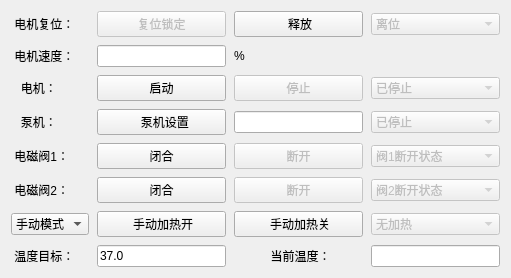
     <widget class="QWidget" name="gridLayoutWidget_2">
      <property name="geometry">
       <rect>
        <x>0</x>
        <y>140</y>
        <width>511</width>
        <height>271</height>
       </rect>
      </property>
      <layout class="QGridLayout" name="gridLayout_2">
       <property name="spacing">
        <number>8</number>
       </property>
       <item row="4" column="2">
        <widget class="QLineEdit" name="Edit_BengSpeed"/>
       </item>
       <item row="0" column="2">
        <widget class="QPushButton" name="setMotorRelease">
         <property name="text">
          <string> 释放</string>
         </property>
        </widget>
       </item>
       <item row="2" column="3">
        <widget class="QComboBox" name="Box_MotorSta">
         <property name="enabled">
          <bool>false</bool>
         </property>
         <property name="currentIndex">
          <number>0</number>
         </property>
         <item>
          <property name="text">
           <string>已停止</string>
          </property>
         </item>
         <item>
          <property name="text">
           <string>正在转</string>
          </property>
         </item>
        </widget>
       </item>
       <item row="5" column="3">
        <widget class="QComboBox" name="Fa1Sta">
         <property name="enabled">
          <bool>false</bool>
         </property>
         <property name="currentIndex">
          <number>0</number>
         </property>
         <item>
          <property name="text">
           <string>阀1断开状态</string>
          </property>
         </item>
         <item>
          <property name="text">
           <string>阀1闭合状态</string>
          </property>
         </item>
        </widget>
       </item>
       <item row="8" column="2">
        <widget class="QLabel" name="label_27">
         <property name="text">
          <string>           当前温度：</string>
         </property>
        </widget>
       </item>
       <item row="8" column="3">
        <widget class="QLineEdit" name="currentTemp"/>
       </item>
       <item row="0" column="3">
        <widget class="QComboBox" name="Box_MotorDianSta">
         <property name="enabled">
          <bool>false</bool>
         </property>
         <property name="currentIndex">
          <number>0</number>
         </property>
         <item>
          <property name="text">
           <string>离位</string>
          </property>
         </item>
         <item>
          <property name="text">
           <string>到位</string>
          </property>
         </item>
        </widget>
       </item>
       <item row="6" column="2">
        <widget class="QPushButton" name="setFa2off">
         <property name="enabled">
          <bool>false</bool>
         </property>
         <property name="text">
          <string>断开</string>
         </property>
        </widget>
       </item>
       <item row="4" column="3">
        <widget class="QComboBox" name="Box_BengSta">
         <property name="enabled">
          <bool>false</bool>
         </property>
         <property name="currentIndex">
          <number>0</number>
         </property>
         <item>
          <property name="text">
           <string>已停止</string>
          </property>
         </item>
         <item>
          <property name="text">
           <string>正在转</string>
          </property>
         </item>
        </widget>
       </item>
       <item row="2" column="2">
        <widget class="QPushButton" name="setMotorOff">
         <property name="enabled">
          <bool>false</bool>
         </property>
         <property name="text">
          <string>停止</string>
         </property>
        </widget>
       </item>
       <item row="6" column="3">
        <widget class="QComboBox" name="Fa2Sta">
         <property name="enabled">
          <bool>false</bool>
         </property>
         <property name="currentIndex">
          <number>0</number>
         </property>
         <item>
          <property name="text">
           <string>阀2断开状态</string>
          </property>
         </item>
         <item>
          <property name="text">
           <string>阀2闭合状态</string>
          </property>
         </item>
        </widget>
       </item>
       <item row="5" column="2">
        <widget class="QPushButton" name="setFa1off">
         <property name="enabled">
          <bool>false</bool>
         </property>
         <property name="text">
          <string>断开</string>
         </property>
        </widget>
       </item>
       <item row="2" column="1">
        <widget class="QPushButton" name="setMotorOn">
         <property name="enabled">
          <bool>true</bool>
         </property>
         <property name="text">
          <string>启动</string>
         </property>
        </widget>
       </item>
       <item row="0" column="1">
        <widget class="QPushButton" name="setMotorReset">
         <property name="enabled">
          <bool>false</bool>
         </property>
         <property name="text">
          <string>复位锁定</string>
         </property>
        </widget>
       </item>
       <item row="2" column="0">
        <widget class="QLabel" name="label_15">
         <property name="text">
          <string>   电机：</string>
         </property>
        </widget>
       </item>
       <item row="5" column="1">
        <widget class="QPushButton" name="setFa1on">
         <property name="text">
          <string>闭合</string>
         </property>
        </widget>
       </item>
       <item row="5" column="0">
        <widget class="QLabel" name="label_12">
         <property name="text">
          <string> 电磁阀1：</string>
         </property>
        </widget>
       </item>
       <item row="4" column="0">
        <widget class="QLabel" name="label_11">
         <property name="text">
          <string>   泵机：</string>
         </property>
        </widget>
       </item>
       <item row="4" column="1">
        <widget class="QPushButton" name="setBengOn">
         <property name="text">
          <string>  泵机设置</string>
         </property>
        </widget>
       </item>
       <item row="8" column="1">
        <widget class="QLineEdit" name="reachTemp">
         <property name="text">
          <string>37.0</string>
         </property>
        </widget>
       </item>
       <item row="8" column="0">
        <widget class="QLabel" name="label_26">
         <property name="text">
          <string> 温度目标：</string>
         </property>
        </widget>
       </item>
       <item row="6" column="1">
        <widget class="QPushButton" name="setFa2on">
         <property name="text">
          <string>闭合</string>
         </property>
        </widget>
       </item>
       <item row="0" column="0">
        <widget class="QLabel" name="label_16">
         <property name="text">
          <string> 电机复位：</string>
         </property>
        </widget>
       </item>
       <item row="6" column="0">
        <widget class="QLabel" name="label_13">
         <property name="text">
          <string> 电磁阀2：</string>
         </property>
        </widget>
       </item>
       <item row="7" column="0">
        <widget class="QComboBox" name="Box_TempMode">
         <property name="currentIndex">
          <number>0</number>
         </property>
         <item>
          <property name="text">
           <string>手动模式</string>
          </property>
         </item>
         <item>
          <property name="text">
           <string>自动模式</string>
          </property>
         </item>
        </widget>
       </item>
       <item row="7" column="1">
        <widget class="QPushButton" name="manuTempHeatOn">
         <property name="text">
          <string> 手动加热开</string>
         </property>
        </widget>
       </item>
       <item row="7" column="2">
        <widget class="QPushButton" name="manuTempHeatOff">
         <property name="text">
          <string> 手动加热关</string>
         </property>
        </widget>
       </item>
       <item row="7" column="3">
        <widget class="QComboBox" name="TempHeatSta">
         <property name="enabled">
          <bool>false</bool>
         </property>
         <property name="currentIndex">
          <number>0</number>
         </property>
         <item>
          <property name="text">
           <string>无加热</string>
          </property>
         </item>
         <item>
          <property name="text">
           <string>正在加热</string>
          </property>
         </item>
        </widget>
       </item>
       <item row="1" column="0">
        <widget class="QLabel" name="label_46">
         <property name="text">
          <string> 电机速度：</string>
         </property>
        </widget>
       </item>
       <item row="1" column="1">
        <widget class="QLineEdit" name="Edit_MotorSpeed"/>
       </item>
       <item row="1" column="2">
        <widget class="QLabel" name="label_51">
         <property name="text">
          <string>%</string>
         </property>
        </widget>
       </item>
      </layout>
      <zorder>setMotorOff</zorder>
      <zorder>label_15</zorder>
      <zorder>Box_MotorSta</zorder>
      <zorder>setMotorOn</zorder>
      <zorder>setFa1on</zorder>
      <zorder>setFa1off</zorder>
      <zorder>label_12</zorder>
      <zorder>label_11</zorder>
      <zorder>Fa1Sta</zorder>
      <zorder>setFa2off</zorder>
      <zorder>Fa2Sta</zorder>
      <zorder>setFa2on</zorder>
      <zorder>Box_MotorDianSta</zorder>
      <zorder>label_26</zorder>
      <zorder>setBengOn</zorder>
      <zorder>reachTemp</zorder>
      <zorder>Box_BengSta</zorder>
      <zorder>setMotorRelease</zorder>
      <zorder>label_16</zorder>
      <zorder>label_13</zorder>
      <zorder>currentTemp</zorder>
      <zorder>label_27</zorder>
      <zorder>setMotorReset</zorder>
      <zorder>Edit_BengSpeed</zorder>
      <zorder>Box_TempMode</zorder>
      <zorder>manuTempHeatOn</zorder>
      <zorder>manuTempHeatOff</zorder>
      <zorder>TempHeatSta</zorder>
      <zorder>label_46</zorder>
      <zorder>Edit_MotorSpeed</zorder>
      <zorder>label_51</zorder>
     </widget>
